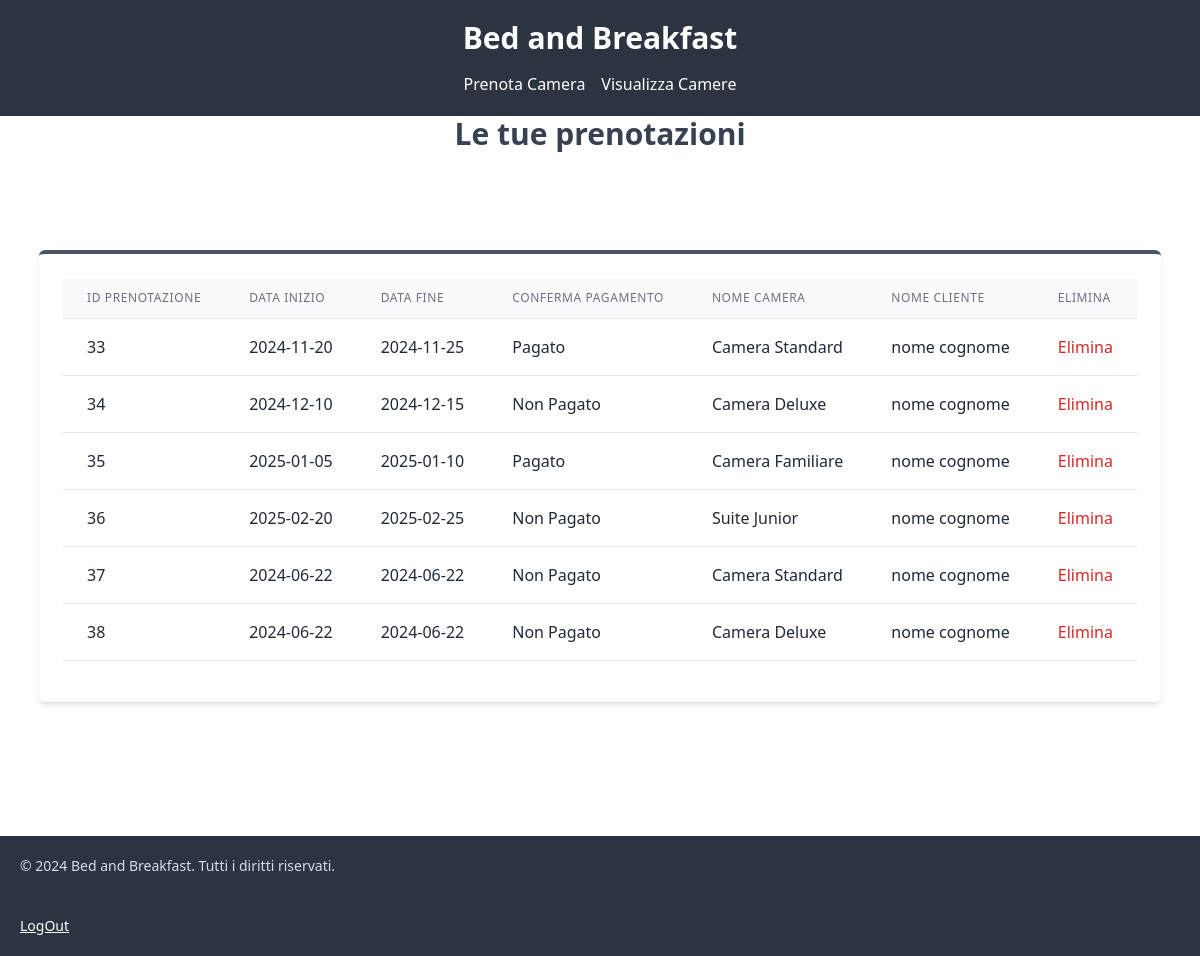
Screenshot of /visualizza_prenotazioniAdmin.php with the database file from the repository.
### tables this page shows
CREATE TABLE `prenotazioni` (
  `idPrenotazione` int(11) NOT NULL,
  `data_inizio` date DEFAULT NULL,
  `data_fine` date DEFAULT NULL,
  `conferma_pagamento` tinyint(1) DEFAULT NULL,
  `idCliente` int(11) DEFAULT NULL,
  `idCamera` int(11) DEFAULT NULL
);

CREATE TABLE `camere` (
  `idCamera` int(11) NOT NULL,
  `nome` varchar(30) DEFAULT NULL,
  `descrizione` text DEFAULT NULL,
  `prezzo` decimal(10,2) DEFAULT NULL,
  `capacita` int(11) DEFAULT NULL,
  `foto` blob DEFAULT NULL
);

CREATE TABLE `clienti` (
  `idCliente` int(11) NOT NULL,
  `nome` varchar(30) DEFAULT NULL,
  `cognome` varchar(30) DEFAULT NULL,
  `mail` varchar(40) DEFAULT NULL,
  `password` varchar(40) DEFAULT NULL,
  `admin` tinyint(1) DEFAULT 0
);

### visualizza_prenotazioniAdmin.php (the view, shortened to what this page needs)
<?php
require_once('config.php');
?>
<!DOCTYPE html>
<html lang="en">
<head>
    <link href="https://cdn.jsdelivr.net/npm/daisyui@4.10.2/dist/full.min.css" rel="stylesheet" type="text/css" />
    <script src="https://cdn.tailwindcss.com"></script>
</head>
<body class="h-screen flex flex-col">
<header class="p-5 bg-neutral text-neutral-content">
    <div class="flex flex-col items-center justify-center space-y-4">
        <h1 class="text-3xl font-semibold text-white">Bed and Breakfast</h1>
        <nav class="flex space-x-4">
            <a href="indexAdmin.php" class="text-white hover:text-gray-300">Prenota Camera</a>
            <a href="visualizza_camereAdmin.php" class="text-white hover:text-gray-300">Visualizza Camere</a>
        </nav>
    </div>
</header>
<div class="flex-grow relative flex flex-col items-center justify-center overflow-hidden">
    <h1 class="absolute top-0 text-3xl font-semibold text-center text-gray-700 w-full">Le tue prenotazioni</h1>
    <div class="relative flex flex-col items-center justify-center p-6 bg-white border-t-4 border-gray-600 rounded-md shadow-md border-top">
        <div class="table-container">
            <table class="min-w-full divide-y divide-gray-200">
                <thead class="bg-gray-50">
                <tr>
                    <th scope="col" class="px-6 py-3 text-left text-xs font-medium text-gray-500 uppercase tracking-wider">
                        ID Prenotazione
                    </th>
                    <th scope="col" class="px-6 py-3 text-left text-xs font-medium text-gray-500 uppercase tracking-wider">
                        Data Inizio
                    </th>
                    <th scope="col" class="px-6 py-3 text-left text-xs font-medium text-gray-500 uppercase tracking-wider">
                        Data Fine
                    </th>
                    <th scope="col" class="px-6 py-3 text-left text-xs font-medium text-gray-500 uppercase tracking-wider">
                        Conferma Pagamento
                    </th>
                    <th scope="col" class="px-6 py-3 text-left text-xs font-medium text-gray-500 uppercase tracking-wider">
                        Nome Camera
                    </th>
                    <th scope="col" class="px-6 py-3 text-left text-xs font-medium text-gray-500 uppercase tracking-wider">
                        Nome Cliente
                    </th>
                    <th scope="col" class="px-6 py-3 text-left text-xs font-medium text-gray-500 uppercase tracking-wider">
                        Elimina
                    </th>
                </tr>
                </thead>
                <tbody class="bg-white divide-y divide-gray-200">
                    <?php
                    $sql = "SELECT Prenotazioni.idPrenotazione, Prenotazioni.data_inizio, Prenotazioni.data_fine, Prenotazioni.conferma_pagamento, Camere.nome AS nome_camera, Clienti.nome AS nome_cliente, Clienti.cognome as cognome_cliente
                    FROM Prenotazioni
                    JOIN Camere ON Prenotazioni.idCamera = Camere.idCamera
                    JOIN Clienti ON Prenotazioni.idCliente = Clienti.idCliente";
                    $stmt = $db->prepare($sql);
                    $stmt->execute();
                    $result = $stmt->get_result();
                    while ($row = $result->fetch_assoc()) {
                        echo "<tr>";
                        echo "<td class='px-6 py-4 whitespace-nowrap'>" . $row['idPrenotazione'] . "</td>";
                        echo "<td class='px-6 py-4 whitespace-nowrap'>" . $row['data_inizio'] . "</td>";
                        echo "<td class='px-6 py-4 whitespace-nowrap'>" . $row['data_fine'] . "</td>";
                        echo "<td class='px-6 py-4 whitespace-nowrap'>" . ($row['conferma_pagamento'] ? 'Pagato' : 'Non Pagato') . "</td>";
                        echo "<td class='px-6 py-4 whitespace-nowrap'>" . $row['nome_camera'] . "</td>";
                        echo "<td class='px-6 py-4 whitespace-nowrap'>" . $row['nome_cliente'] . ' ' . $row['cognome_cliente'] . "</td>";
                        echo '<td class="px-6 py-4 whitespace-nowrap">';
                        echo '<form action="elimina_prenotazione.php" method="POST">';
                        echo '<button type="submit" class="text-red-600 hover:text-red-900">Elimina</button>';
                        echo '</form>';
                        echo '</td>';
                        echo "</tr>";
                    }
                    ?>
                </tbody>
            </table>
        </div>
    </div>
</div>
<footer class="footer grid-rows-2 p-5 bg-neutral text-neutral-content">
    © 2024 Bed and Breakfast. Tutti i diritti riservati.
    <a href="logout.php" class="text-white hover:text-gray-300 underline" >LogOut</a>
</footer>
</body>
</html>

### visualizza_prenotazioniAdmin.php (style rules this page uses)
.table-container { max-height: 400px; overflow-y: auto; overflow-x: hidden; }

### rows the page displays
prenotazioni: idPrenotazione "33", data_inizio "2024-11-20", data_fine "2024-11-25", conferma_pagamento "Pagato", idCamera.nome "Camera Standard", idCliente.nome "nome", idCliente.cognome "cognome"
prenotazioni: idPrenotazione "34", data_inizio "2024-12-10", data_fine "2024-12-15", conferma_pagamento "Non Pagato", idCamera.nome "Camera Deluxe", idCliente.nome "nome", idCliente.cognome "cognome"
prenotazioni: idPrenotazione "35", data_inizio "2025-01-05", data_fine "2025-01-10", conferma_pagamento "Pagato", idCamera.nome "Camera Familiare", idCliente.nome "nome", idCliente.cognome "cognome"
prenotazioni: idPrenotazione "36", data_inizio "2025-02-20", data_fine "2025-02-25", conferma_pagamento "Non Pagato", idCamera.nome "Suite Junior", idCliente.nome "nome", idCliente.cognome "cognome"
prenotazioni: idPrenotazione "37", data_inizio "2024-06-22", data_fine "2024-06-22", conferma_pagamento "Non Pagato", idCamera.nome "Camera Standard", idCliente.nome "nome", idCliente.cognome "cognome"
prenotazioni: idPrenotazione "38", data_inizio "2024-06-22", data_fine "2024-06-22", conferma_pagamento "Non Pagato", idCamera.nome "Camera Deluxe", idCliente.nome "nome", idCliente.cognome "cognome"
